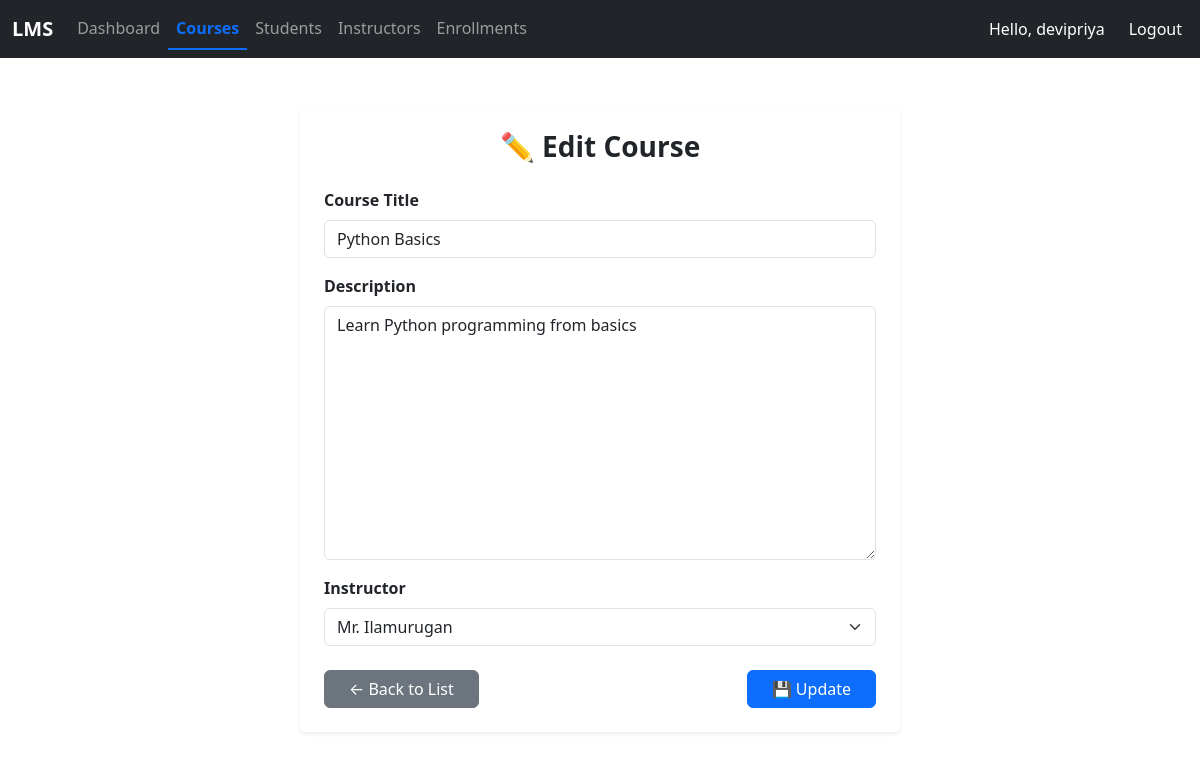
Page /courses/1/edit/ (signed in) on the committed database.
### courses/models.py (models this page shows, shortened)
class Course(models.Model):
    title = models.CharField(max_length=200)
    description = models.TextField()
    instructor = models.ForeignKey(Instructor, on_delete=models.CASCADE)
    start_date = models.DateField()
    end_date = models.DateField()

### courses/views.py (the view)
# urls.py: path('courses/<int:pk>/edit/', views.course_update, name='course-edit'),
@login_required(login_url='/login/')
def course_update(request, pk):
    course = get_object_or_404(Course, pk=pk)
    form = CourseForm(request.POST or None, instance=course)
    if form.is_valid():
        form.save()
        return redirect('course-list')
    return render(request, 'courses/course_form.html', {'form': form})

### courses/forms.py
class CourseForm(forms.ModelForm):
    class Meta:
        model = Course
        fields = ['title', 'description', 'instructor']

### courses/models.py (called while the page is built)
    def __str__(self):
        return self.name

### courses/templates/courses/course_form.html (shortened to what this page needs)
{% extends 'courses/base.html' %}
{% load widget_tweaks %}
{% block content %}
<div class="container d-flex justify-content-center mt-5 mb-5">
  <div class="card shadow-sm border-0 p-4" style="max-width: 600px; width: 100%;">
    <h3 class="fw-bold text-center mb-4">
      {% if form.instance.pk %}✏️ Edit Course{% else %}➕ Add Course{% endif %}
    </h3>
    <form method="post" novalidate>
      <div class="mb-3">
        <label for="id_title" class="form-label fw-semibold">Course Title</label>
        {{ form.title|add_class:"form-control" }}
      </div>
      <div class="mb-3">
        <label for="id_description" class="form-label fw-semibold">Description</label>
        {{ form.description|add_class:"form-control" }}
      </div>
      <div class="mb-4">
        <label for="id_instructor" class="form-label fw-semibold">Instructor</label>
        {{ form.instructor|add_class:"form-select" }}
      </div>
      <div class="d-flex justify-content-between">
        <a href="{% url 'course-list' %}" class="btn btn-secondary px-4">
          ← Back to List
        </a>
        <button type="submit" class="btn btn-primary px-4">
          {% if form.instance.pk %}💾 Update{% else %}💾 Save{% endif %}
        </button>
      </div>
    </form>
  </div>
</div>
{% endblock %}

### courses/templates/courses/base.html (shortened to what this page needs)
<!DOCTYPE html>
<html lang="en">
<head>
    <link href="https://cdn.jsdelivr.net/npm/bootstrap@5.3.0/dist/css/bootstrap.min.css" rel="stylesheet">
</head>
<body>
<nav class="navbar navbar-expand-lg navbar-dark bg-dark">
  <div class="container-fluid">
    <a class="navbar-brand fw-bold" href="{% url 'dashboard' %}">LMS</a>
    <div class="collapse navbar-collapse" id="navbarNav">
      <ul class="navbar-nav me-auto">
        <li class="nav-item">
          <a class="nav-link {% if request.path == '/' %}active{% endif %}" href="{% url 'dashboard' %}">Dashboard</a>
        </li>
        <li class="nav-item">
          <a class="nav-link {% if '/courses' in request.path %}active{% endif %}" href="{% url 'course-list' %}">Courses</a>
        </li>
        <li class="nav-item">
          <a class="nav-link {% if '/students' in request.path %}active{% endif %}" href="{% url 'student-list' %}">Students</a>
        </li>
        <li class="nav-item">
          <a class="nav-link {% if '/instructors' in request.path %}active{% endif %}" href="{% url 'instructor-list' %}">Instructors</a>
        </li>
        <li class="nav-item">
          <a class="nav-link {% if '/enrollments' in request.path %}active{% endif %}" href="{% url 'enrollment-list' %}">Enrollments</a>
        </li>
      </ul>
      <ul class="navbar-nav ms-auto">
        {% if user.is_authenticated %}
          <li class="nav-item">
            <span class="nav-link text-white">Hello, {{ user.username }}</span>
          </li>
          <li class="nav-item d-flex align-items-center">
            <form action="{% url 'logout' %}" method="post" class="m-0 p-0">
              <button type="submit" class="logout-btn">Logout</button>
            </form>
          </li>
        {% else %}
          <li class="nav-item">
            <a class="nav-link {% if '/login' in request.path %}active{% endif %}" href="{% url 'login' %}">Login</a>
          </li>
        {% endif %}
      </ul>
    </div>
  </div>
</nav>
<div class="container mt-4">
    {% block content %}
    {% endblock %}
</div>
</body>
</html>

### courses/templates/courses/base.html (style rules this page uses)
.navbar .nav-link.active { color: #0d6efd !important; font-weight: 600; border-bottom: 2px solid #0d6efd; }
.logout-btn { font-size: 1rem; text-decoration: none; color: #ffffff; border: none; background: none; margin-left: 10px; }

### rows in the picture
Course: title "Python Basics", description "Learn Python programming from basics", instructor "Mr. Ilamurugan"

### other values in the picture
{{ user.username }} "devipriya"
